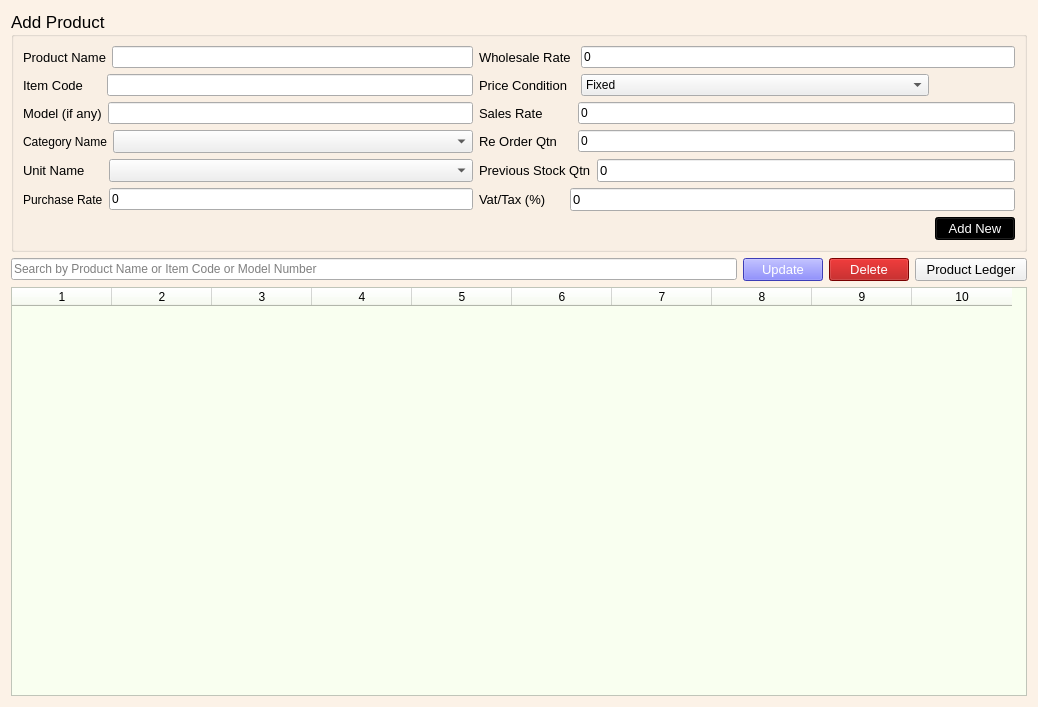
<?xml version="1.0" encoding="UTF-8"?>
<ui version="4.0">
 <class>Form</class>
 <widget class="QWidget" name="Form">
  <property name="windowModality">
   <enum>Qt::ApplicationModal</enum>
  </property>
  <property name="geometry">
   <rect>
    <x>0</x>
    <y>0</y>
    <width>1038</width>
    <height>707</height>
   </rect>
  </property>
  <property name="windowTitle">
   <string>Form</string>
  </property>
  <property name="styleSheet">
   <string notr="true">QWidget#Form{background-color: rgb(252, 242, 231);}</string>
  </property>
  <layout class="QGridLayout" name="gridLayout_2">
   <item row="0" column="0">
    <widget class="QGroupBox" name="groupBox">
     <property name="font">
      <font>
       <pointsize>13</pointsize>
      </font>
     </property>
     <property name="title">
      <string>Add Product</string>
     </property>
     <layout class="QGridLayout" name="gridLayout">
      <item row="0" column="0">
       <layout class="QHBoxLayout" name="horizontalLayout">
        <item>
         <widget class="QLabel" name="label">
          <property name="font">
           <font>
            <pointsize>10</pointsize>
           </font>
          </property>
          <property name="text">
           <string>Product Name</string>
          </property>
         </widget>
        </item>
        <item>
         <widget class="QLineEdit" name="name"/>
        </item>
       </layout>
      </item>
      <item row="0" column="1" colspan="2">
       <layout class="QHBoxLayout" name="horizontalLayout_5">
        <item>
         <widget class="QLabel" name="label_5">
          <property name="font">
           <font>
            <pointsize>10</pointsize>
           </font>
          </property>
          <property name="text">
           <string>Wholesale Rate </string>
          </property>
         </widget>
        </item>
        <item>
         <widget class="QLineEdit" name="wholesale">
          <property name="font">
           <font>
            <pointsize>9</pointsize>
           </font>
          </property>
          <property name="inputMethodHints">
           <set>Qt::ImhFormattedNumbersOnly</set>
          </property>
          <property name="text">
           <string>0</string>
          </property>
         </widget>
        </item>
       </layout>
      </item>
      <item row="1" column="0">
       <layout class="QHBoxLayout" name="horizontalLayout_12">
        <item>
         <widget class="QLabel" name="label_11">
          <property name="font">
           <font>
            <pointsize>10</pointsize>
           </font>
          </property>
          <property name="text">
           <string>Item Code     </string>
          </property>
         </widget>
        </item>
        <item>
         <widget class="QLineEdit" name="itemcode">
          <property name="text">
           <string/>
          </property>
         </widget>
        </item>
       </layout>
      </item>
      <item row="1" column="1">
       <layout class="QHBoxLayout" name="horizontalLayout_13" stretch="1,9">
        <item>
         <widget class="QLabel" name="label_12">
          <property name="font">
           <font>
            <pointsize>10</pointsize>
           </font>
          </property>
          <property name="text">
           <string>Price Condition  </string>
          </property>
         </widget>
        </item>
        <item>
         <widget class="QComboBox" name="status">
          <item>
           <property name="text">
            <string>Fixed</string>
           </property>
          </item>
          <item>
           <property name="text">
            <string>Not Fixed</string>
           </property>
          </item>
         </widget>
        </item>
       </layout>
      </item>
      <item row="2" column="0">
       <layout class="QHBoxLayout" name="horizontalLayout_2">
        <item>
         <widget class="QLabel" name="label_2">
          <property name="font">
           <font>
            <pointsize>10</pointsize>
           </font>
          </property>
          <property name="text">
           <string>Model (if any)</string>
          </property>
         </widget>
        </item>
        <item>
         <widget class="QLineEdit" name="model">
          <property name="text">
           <string/>
          </property>
         </widget>
        </item>
       </layout>
      </item>
      <item row="2" column="1" colspan="2">
       <layout class="QHBoxLayout" name="horizontalLayout_4">
        <item>
         <widget class="QLabel" name="label_4">
          <property name="font">
           <font>
            <pointsize>10</pointsize>
           </font>
          </property>
          <property name="text">
           <string>Sales Rate        </string>
          </property>
         </widget>
        </item>
        <item>
         <widget class="QLineEdit" name="sales">
          <property name="font">
           <font>
            <pointsize>9</pointsize>
           </font>
          </property>
          <property name="text">
           <string>0</string>
          </property>
         </widget>
        </item>
       </layout>
      </item>
      <item row="3" column="0">
       <layout class="QHBoxLayout" name="horizontalLayout_8" stretch="1,9">
        <item>
         <widget class="QLabel" name="label_8">
          <property name="font">
           <font>
            <pointsize>9</pointsize>
           </font>
          </property>
          <property name="text">
           <string>Category Name</string>
          </property>
         </widget>
        </item>
        <item>
         <widget class="QComboBox" name="category">
          <property name="font">
           <font>
            <pointsize>10</pointsize>
           </font>
          </property>
         </widget>
        </item>
       </layout>
      </item>
      <item row="3" column="1" colspan="2">
       <layout class="QHBoxLayout" name="horizontalLayout_11">
        <item>
         <widget class="QLabel" name="label_10">
          <property name="font">
           <font>
            <pointsize>10</pointsize>
           </font>
          </property>
          <property name="text">
           <string>Re Order Qtn    </string>
          </property>
         </widget>
        </item>
        <item>
         <widget class="QLineEdit" name="reorder">
          <property name="font">
           <font>
            <pointsize>9</pointsize>
           </font>
          </property>
          <property name="text">
           <string>0</string>
          </property>
         </widget>
        </item>
       </layout>
      </item>
      <item row="4" column="0">
       <layout class="QHBoxLayout" name="horizontalLayout_9" stretch="1,9">
        <item>
         <widget class="QLabel" name="label_9">
          <property name="font">
           <font>
            <pointsize>10</pointsize>
           </font>
          </property>
          <property name="text">
           <string>Unit Name     </string>
          </property>
         </widget>
        </item>
        <item>
         <widget class="QComboBox" name="unit">
          <property name="font">
           <font>
            <pointsize>10</pointsize>
           </font>
          </property>
         </widget>
        </item>
       </layout>
      </item>
      <item row="4" column="1" colspan="2">
       <layout class="QGridLayout" name="gridLayout_3">
        <item row="0" column="0">
         <widget class="QLabel" name="label_13">
          <property name="font">
           <font>
            <pointsize>10</pointsize>
           </font>
          </property>
          <property name="text">
           <string>Previous Stock Qtn</string>
          </property>
         </widget>
        </item>
        <item row="0" column="1">
         <widget class="QLineEdit" name="pqtn">
          <property name="font">
           <font>
            <pointsize>10</pointsize>
           </font>
          </property>
          <property name="text">
           <string>0</string>
          </property>
         </widget>
        </item>
       </layout>
      </item>
      <item row="5" column="0">
       <layout class="QHBoxLayout" name="horizontalLayout_3">
        <item>
         <widget class="QLabel" name="label_3">
          <property name="font">
           <font>
            <pointsize>9</pointsize>
           </font>
          </property>
          <property name="text">
           <string>Purchase Rate</string>
          </property>
         </widget>
        </item>
        <item>
         <widget class="QLineEdit" name="buy">
          <property name="text">
           <string>0</string>
          </property>
         </widget>
        </item>
       </layout>
      </item>
      <item row="5" column="1" colspan="2">
       <layout class="QGridLayout" name="gridLayout_4">
        <item row="0" column="0">
         <widget class="QLabel" name="label_14">
          <property name="font">
           <font>
            <pointsize>10</pointsize>
           </font>
          </property>
          <property name="text">
           <string>Vat/Tax (%)     </string>
          </property>
         </widget>
        </item>
        <item row="0" column="1">
         <widget class="QLineEdit" name="vat">
          <property name="font">
           <font>
            <pointsize>10</pointsize>
           </font>
          </property>
          <property name="text">
           <string>0</string>
          </property>
         </widget>
        </item>
       </layout>
      </item>
      <item row="6" column="1">
       <spacer name="horizontalSpacer">
        <property name="orientation">
         <enum>Qt::Horizontal</enum>
        </property>
        <property name="sizeHint" stdset="0">
         <size>
          <width>438</width>
          <height>20</height>
         </size>
        </property>
       </spacer>
      </item>
      <item row="6" column="2">
       <widget class="QPushButton" name="addb">
        <property name="font">
         <font>
          <pointsize>10</pointsize>
         </font>
        </property>
        <property name="styleSheet">
         <string notr="true">background-color: rgb(0, 0, 0);
color: rgb(255, 255, 255);</string>
        </property>
        <property name="text">
         <string>Add New</string>
        </property>
       </widget>
      </item>
     </layout>
    </widget>
   </item>
   <item row="2" column="0">
    <widget class="QTableWidget" name="tableWidget">
     <property name="font">
      <font>
       <family>MS Shell Dlg 2</family>
       <pointsize>10</pointsize>
       <weight>50</weight>
       <italic>false</italic>
       <bold>false</bold>
      </font>
     </property>
     <property name="styleSheet">
      <string notr="true">font: 10pt &quot;MS Shell Dlg 2&quot;;

background-color: rgb(249, 255, 240);
</string>
     </property>
     <property name="columnCount">
      <number>10</number>
     </property>
     <column/>
     <column/>
     <column/>
     <column/>
     <column/>
     <column/>
     <column/>
     <column/>
     <column/>
     <column/>
    </widget>
   </item>
   <item row="1" column="0">
    <layout class="QHBoxLayout" name="horizontalLayout_10">
     <item>
      <widget class="QLineEdit" name="searchv">
       <property name="placeholderText">
        <string>Search by Product Name or Item Code or Model Number</string>
       </property>
      </widget>
     </item>
     <item>
      <widget class="QPushButton" name="updateb">
       <property name="font">
        <font>
         <pointsize>10</pointsize>
        </font>
       </property>
       <property name="styleSheet">
        <string notr="true">background-color: rgb(85, 85, 255);
color: rgb(255, 255, 255);</string>
       </property>
       <property name="text">
        <string>Update</string>
       </property>
      </widget>
     </item>
     <item>
      <widget class="QPushButton" name="deleteb">
       <property name="font">
        <font>
         <pointsize>10</pointsize>
        </font>
       </property>
       <property name="styleSheet">
        <string notr="true">background-color: rgb(170, 0, 0);
color: rgb(255, 255, 255);</string>
       </property>
       <property name="text">
        <string>Delete</string>
       </property>
      </widget>
     </item>
     <item>
      <widget class="QPushButton" name="ledgerb">
       <property name="font">
        <font>
         <pointsize>10</pointsize>
        </font>
       </property>
       <property name="text">
        <string>  Product Ledger  </string>
       </property>
      </widget>
     </item>
    </layout>
   </item>
  </layout>
 </widget>
 <resources/>
 <connections/>
</ui>
